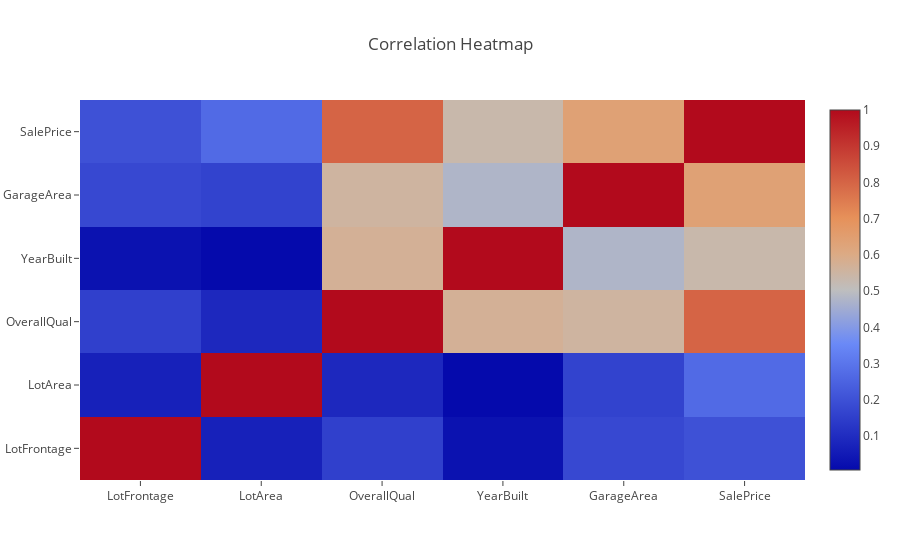

The cell this chart's notebook holds for it:
### Code cell
trace = go.Heatmap(z=train[cols].corr().as_matrix(),
                   x=cols,
                   y=cols)
layout = go.Layout(
    title='Correlation Heatmap',
)
data=[trace]
fig = go.Figure(data=data, layout=layout)
ply.iplot(fig)

### Figure 1 — Plotly figure (JSON) as saved in the notebook; plotly's stock layout.template omitted (floating-point values rounded to 4 significant figures)
{"data": [{"type": "heatmap", "x": ["LotFrontage", "LotArea", "OverallQual", "YearBuilt", "GarageArea", "SalePrice"], "y": ["LotFrontage", "LotArea", "OverallQual", "YearBuilt", "GarageArea", "SalePrice"], "z": [[1, 0.06999, 0.1553, 0.02734, 0.1776, 0.2017], [0.06999, 1, 0.08872, 0.00659, 0.1622, 0.2699], [0.1553, 0.08872, 1, 0.5717, 0.5549, 0.8009], [0.02734, 0.00659, 0.5717, 1, 0.4773, 0.5353], [0.1776, 0.1622, 0.5549, 0.4773, 1, 0.637], [0.2017, 0.2699, 0.8009, 0.5353, 0.637, 1]]}], "layout": {"title": "Correlation Heatmap"}}
